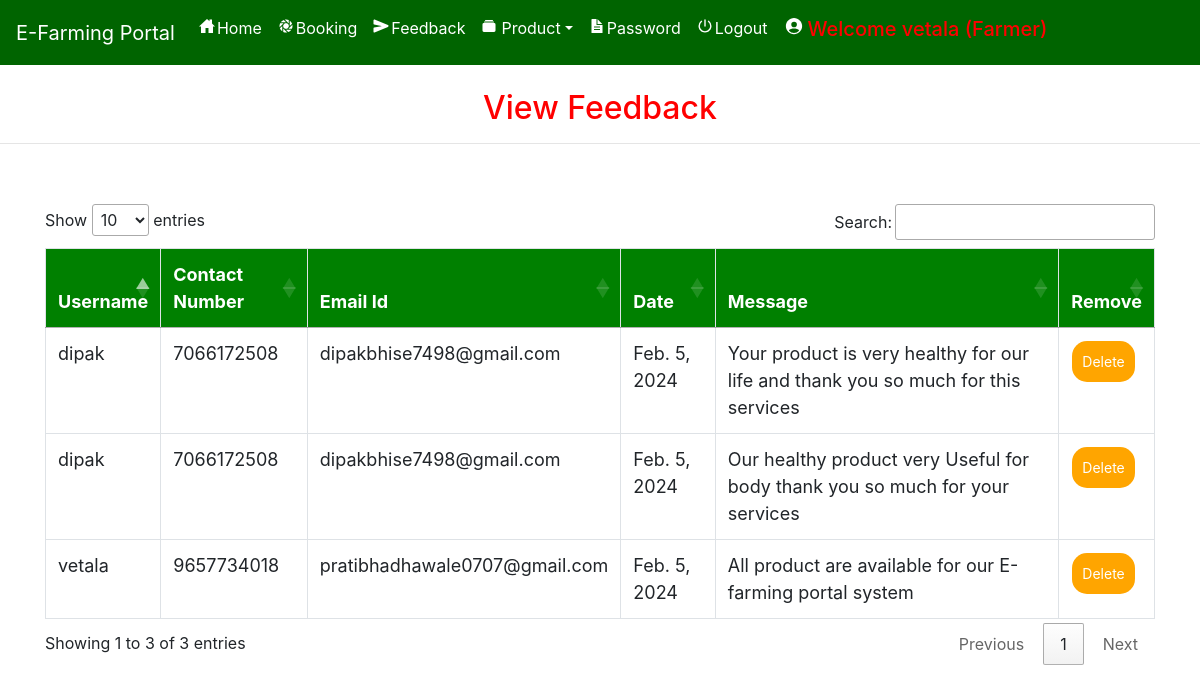
Screenshot of /view_feedback (signed in) with the database file from the repository.
### farmerapp/models.py (models this page shows, shortened)
class Send_Feedback(models.Model):
    profile = models.ForeignKey(Profile, on_delete=models.CASCADE, null=True)
    message1 = models.TextField(null=True)
    date = models.CharField(max_length=30, null=True)

class Profile(models.Model):
    user = models.ForeignKey(User, on_delete=models.CASCADE, null=True)
    dob = models.DateField(null=True)
    city = models.CharField(max_length=30, null=True)
    address = models.CharField(max_length=50, null=True)
    contact = models.CharField(max_length=10, null=True)
    user_type = models.CharField(max_length=10, null=True)
    status =  models.CharField(max_length=30, null=True, default="Pending")
    image = models.FileField(null=True)

### farmerapp/views.py (the view)
# urls.py: path('view_feedback', View_feedback, name='view_feedback'),
def View_feedback(request):
    if not request.user.is_authenticated:
        return redirect('login_admin')
    feed = Send_Feedback.objects.all()
    d = {'feed': feed}
    return render(request, 'view_feedback.html', d)

### farmerapp/templates/view_feedback.html (shortened to what this page needs)
{% extends 'navigation.html' %}
{% block body %}
<center><h2 style="color:red;margin-top:2%">View Feedback</h2></center><hr>
<div class="container" style="margin-top:5%">
<table class="table table-bordered" id="myTable" >
  <thead>
  <tr>
    <th>Username</th>
    <th>Contact Number</th>
      <th> Email Id</th>
    <th>Date</th>
      <th>Message</th>
    <th>Remove</th>
  </tr>
  </thead>
   <tbody>
    {% for i in feed %}
  <tr>
    <td>{{i.profile.user.username}}</td>
    <td>{{i.profile.contact}}</td>
      <td>{{i.profile.user.email}}</td>
      <td>{{i.date}}</td>
      <td>{{i.message1}}</td>
      <td><a href="{% url 'delete_feedback' i.id %}" onclick="return confirm('Are you sure?')"><button class="button button1">Delete</button></a></td>
  </tr>
    {% endfor %}
    </tbody>
</table>
</div>
{% endblock %}

### farmerapp/templates/navigation.html (style rules this page uses)
* { box-sizing: border-box; }
#myTable { border-collapse: collapse; width: 100%; border: 1px solid #ddd; font-size: 18px; }
#myTable th { text-align: left; padding: 12px; background-color: green; color: white; }
#myTable td { text-align: left; padding: 12px; background-color: white; }
#myTable tr { border-bottom: 1px solid #ddd; }
.button { background-color: orange; border: none; color: white; padding: 10px; text-align: center; text-decoration: none; display: inline-block; font-size: 14px; margin: 1px 1px; cursor: pointer; }
.button1 { border-radius: 15px; }

### rows the page displays
Send_Feedback: profile.user.username "vetala", profile.contact "9657734018", profile.user.email "pratibhadhawale0707@gmail.com", date "Feb. 5, 2024", message1 "All product are available for our E- farming portal system"
Send_Feedback: profile.user.username "dipak", profile.contact "7066172508", profile.user.email "dipakbhise7498@gmail.com", date "Feb. 5, 2024", message1 "Your product is very healthy for our life and thank you so much for this services"
Send_Feedback: profile.user.username "dipak", profile.contact "7066172508", profile.user.email "dipakbhise7498@gmail.com", date "Feb. 5, 2024", message1 "Our healthy product very Useful for body thank you so much for your services"
